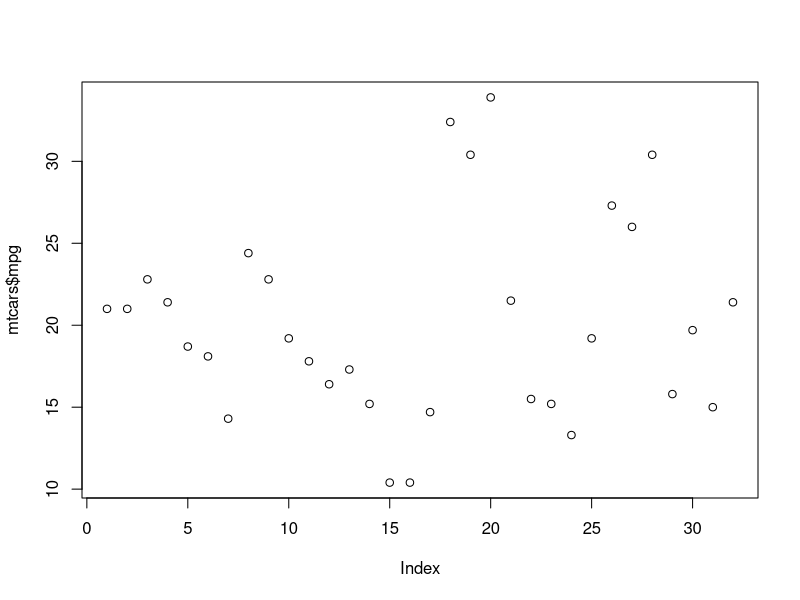
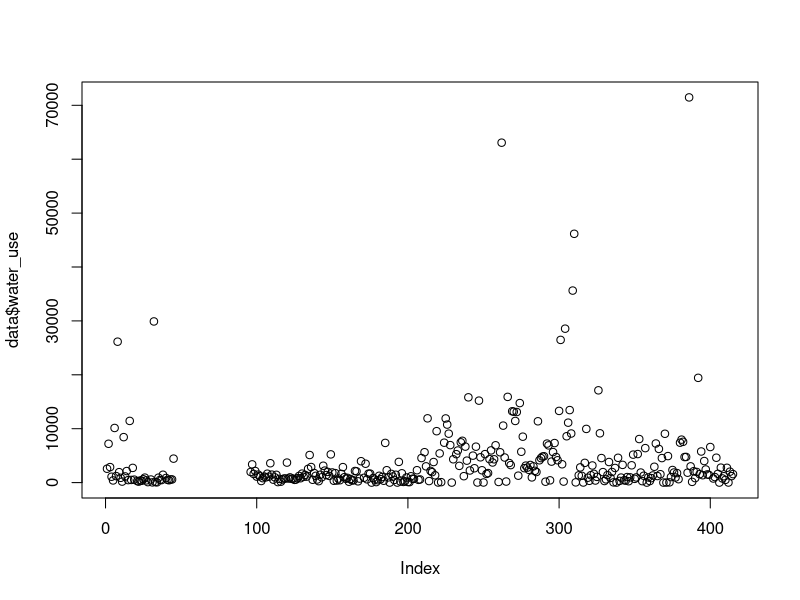
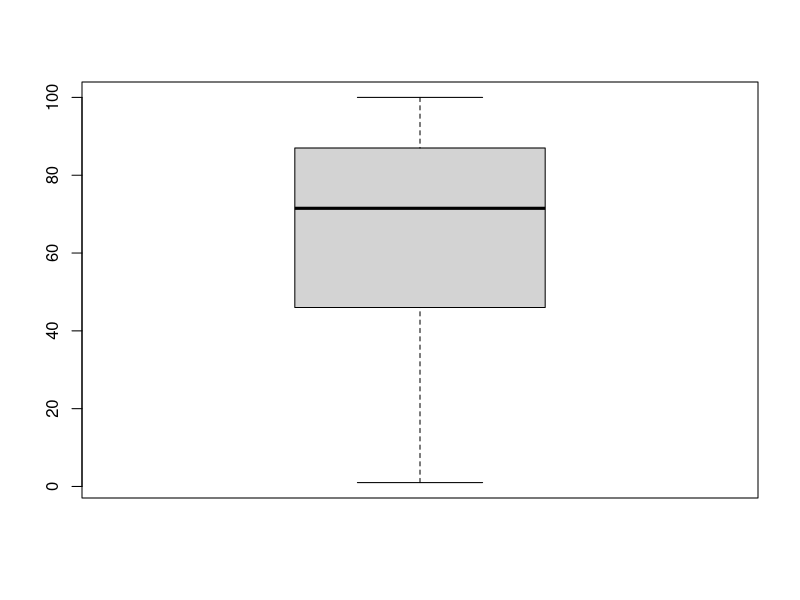
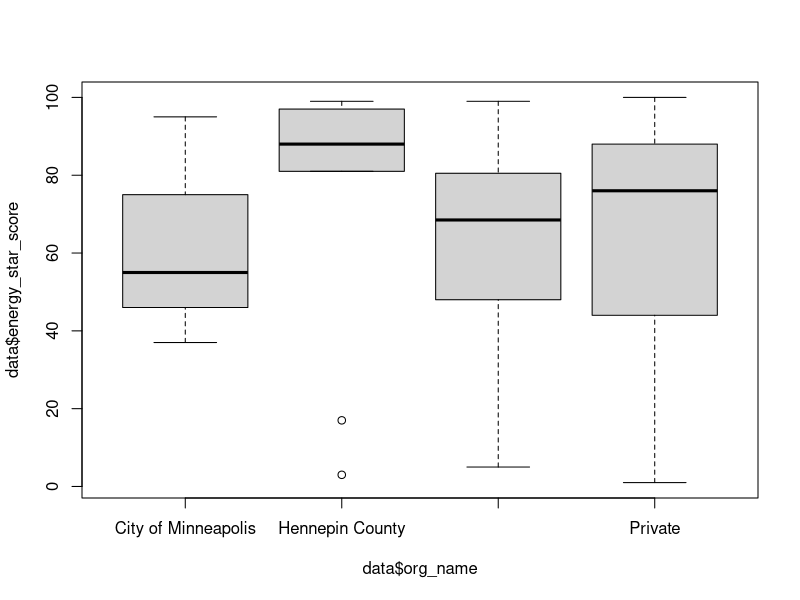
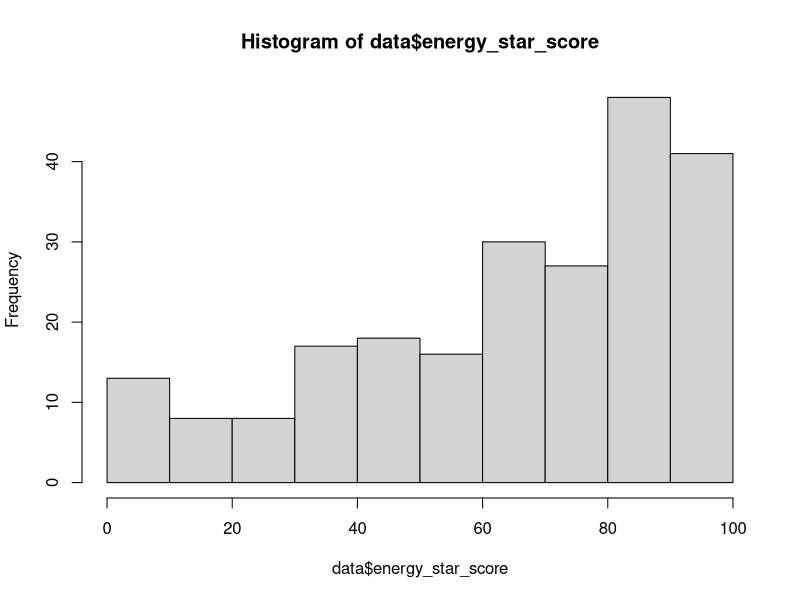

Generate these figures, in order, with R:
## ---- chunk 1
plot(mtcars$mpg)
## ---- chunk 2
setwd("~/projects/TeachingRIntro50Minutes")
## ---- chunk 3
install.packages("ggplot2")
## ---- chunk 4
library(ggplot2)
## ---- chunk 5
x <- 5
x
y <- "Rstats"
y
z <- c("rstats", "perl", "bash", "python")
z
## ---- chunk 6
mtcars
cardata <- mtcars
cardata
## ---- chunk 7
data <- read.csv("mpls_energy_benchmarking_2015.csv", header=TRUE, na.strings=c("N/A", "Not Available", "NA", "0"))
## ---- chunk 8
names(data)
str(data)
nrow(data)
ncol(data)
head(data)
tail(data)
## ---- chunk 9
?names
?read.csv
## ---- chunk 10
summary(data$energy_star_score)
## ---- chunk 11
plot(data$water_use)
boxplot(data$energy_star_score)
boxplot(data$energy_star_score ~ data$org_name)
hist(data$energy_star_score)
## ---- chunk 12
write.csv(data, "data.csv")
